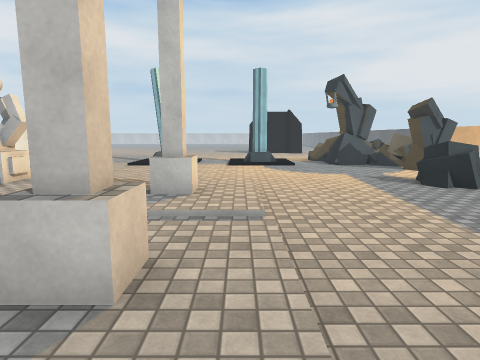
View 1 (above)

19 first-person views from a walk through a scene from a Unity 3-D project. The camera is 1.5 m above the floor, tilts 8° down and sees 75° across. The floor is counted in squares, 1 m on a side. Each view is taken from the middle of a square. On the plan, view 1 faces up. The plan holds only what a view shows up to about 15 squares ahead; the rest is blank. The place goes on beyond the plan. The player character is not drawn. Surface patterns are stand-ins for the level's own textures.

View 2
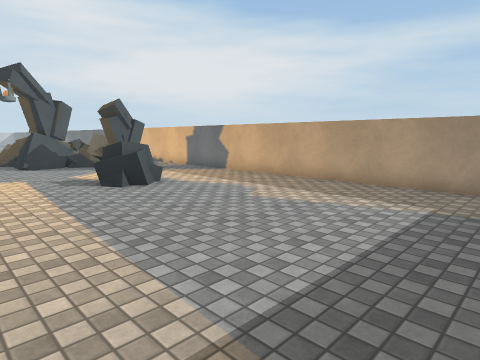

View 3
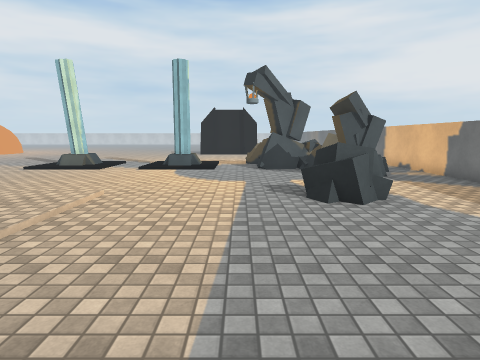

View 4
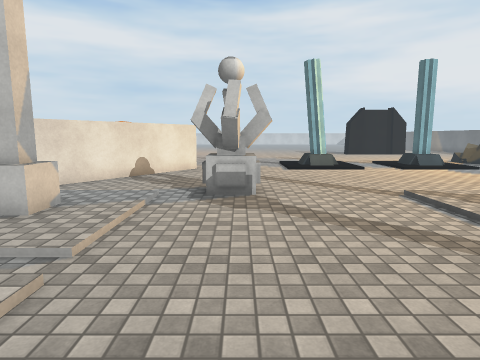

View 5
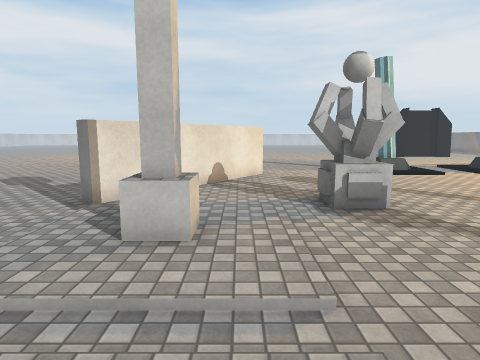

View 6
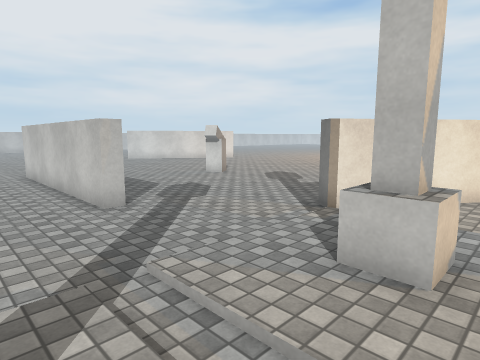

View 7
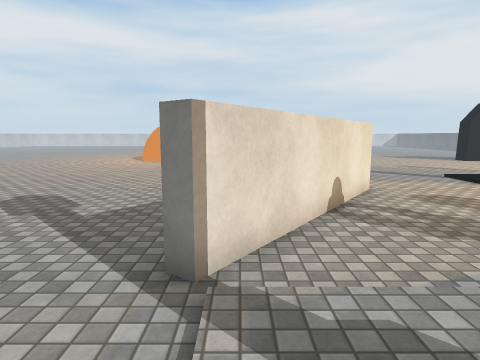

View 8
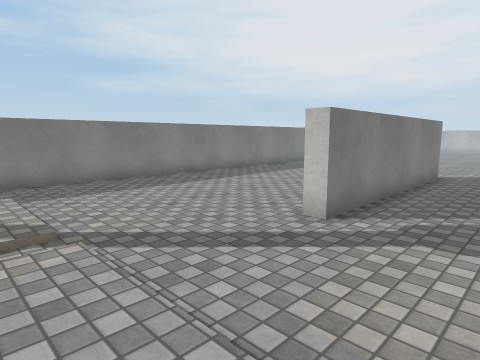

View 9
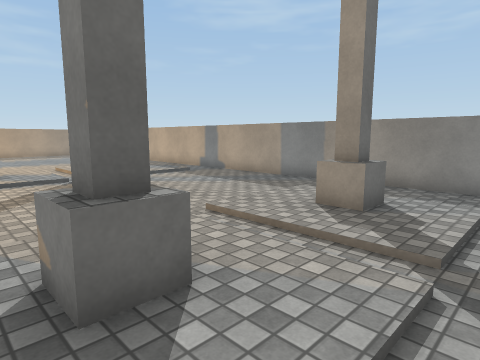

View 10
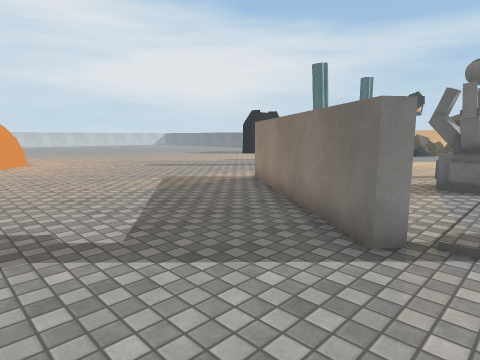

View 11
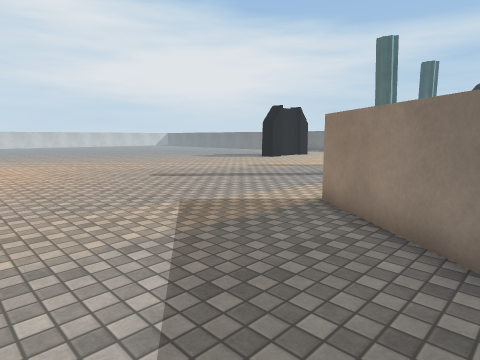

View 12
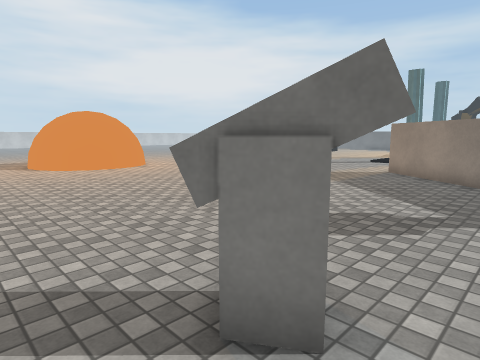

View 13
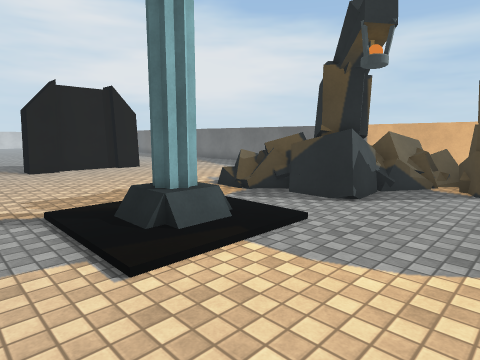

View 14
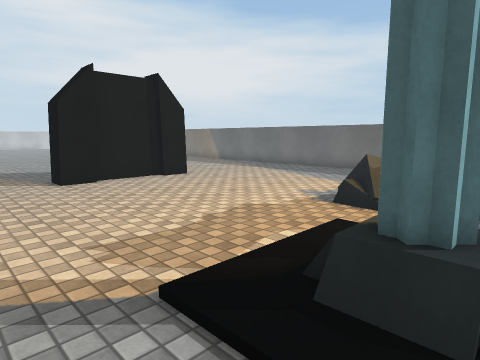

View 15
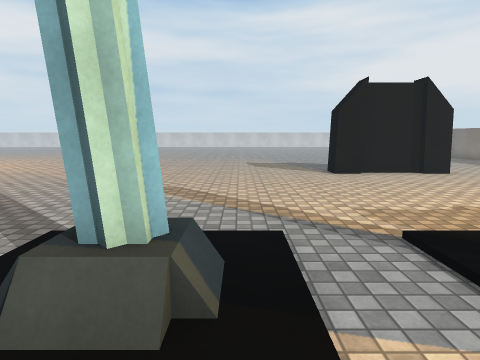

View 16
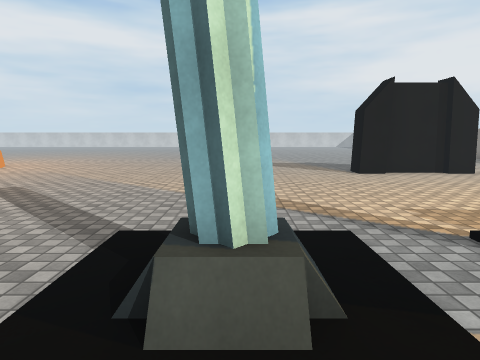

View 17
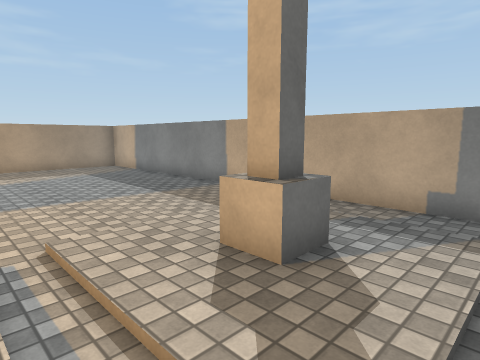

View 18
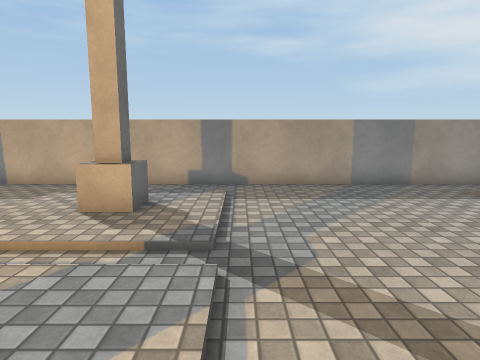

View 19
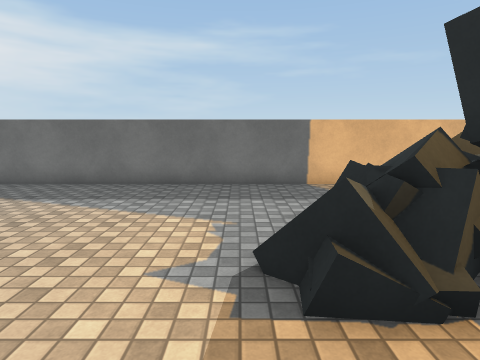

### Floor plan
Points are (right, up) in squares from view 1. A wall is a line through its corners. A room is listed if a view was taken in it or the views show most of it. See-through windows are left out.
Room 1 (views 1, 2, 3, 4, 5, 6, 7, 8, 9, 10, 11, 12, 13, 14, 15, 16, 17, 18, 19)
walls: (-10, 16.6) (-14.5, 10.3) (-14.9, 10.6) (-10.4, 16.9); (-17.2, 26.4) (-18, 26.3); (2, 27.5) (0.8, 27.5) (0.8, 28.5); (-16.1, 27.5) (-16.6, 27); (-17.2, 26.7) (-18.1, 26.5); (-17.4, 26.8) (-17.9, 26.7) (-18.8, 26.9) (-19.4, 27.2); (-17.9, 26.4) (-18.7, 26.6) (-19.4, 26.9) (-20, 27.5) (-20.3, 28) (-20.4, 29); (4.3, 27.8) (1.9, 27.8); (-19.3, 27) (-19.9, 27.7); (5.5, 27.5) (4.3, 27.5); (-19.8, 27.6) (-20.1, 28.3); (-25.5, 7.2) (-18, 7.2) (-18, 6.7) (-25.5, 6.7); (-23.8, -0.8) (10.8, -0.8); (11.8, 0.2) (11.8, 28.6)
low walls: (-15.9, 27.3) (-16.4, 26.8); (-18.8, 26.4) (-19.6, 26.8) (-20.1, 27.4) (-20.5, 28.2) (-20.7, 29)
objects: other object (-23, 13) to (-22, 14); column (-13, 7) to (-12, 8); other object (-9, 10) to (-7, 11); column (-4, 17) to (-4, 18); column (-2, 3) to (-1, 3); column (-2, 7) to (-1, 8); column (1, 17) to (1, 18); rock (5, 16) to (6, 17); rock (5, 18) to (7, 20); rock (6, 9) to (7, 10); rock (7, 15) to (10, 16); rock (7, 17) to (8, 18); rock (8, 13) to (9, 15)

Positions as (right, up) in squares from view 1, and headings:
1: (0, 0), facing up
2: (2, 0), facing up-right
3: (4, 2), facing up
4: (-8, 2), facing up
5: (-11, 3), facing up
6: (-11, 4), facing up-left
7: (-14, 7), facing up
8: (-13, 10), facing down-left
9: (-15, 9), facing down-right
10: (-19, 9), facing up-right
11: (-17, 13), facing up-right
12: (-24, 12), facing up-right
13: (-2, 13), facing up-right
14: (-2, 17), facing up-right
15: (-3, 15), facing up
16: (-4, 15), facing up
17: (-4, 6), facing down-right
18: (-4, 9), facing down
19: (2, 21), facing right
